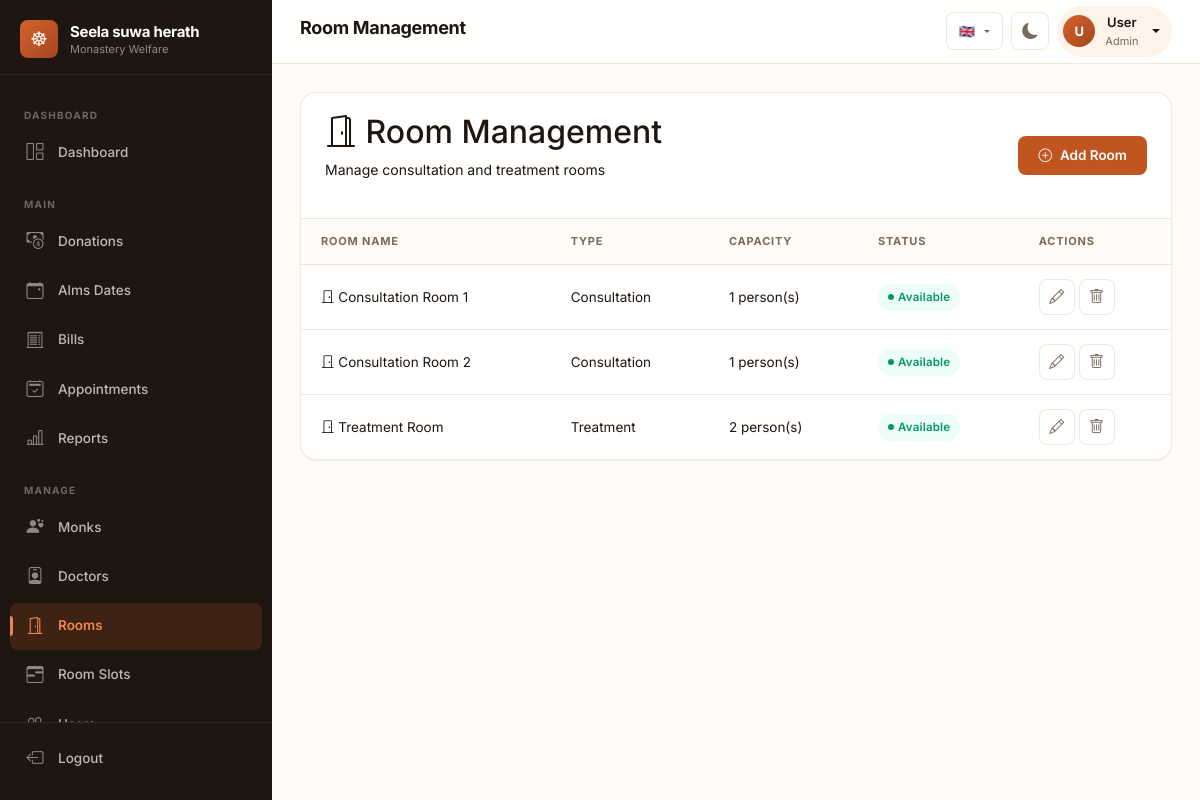
The page /pages/room_management.php on the database its author committed.
### tables this page shows
CREATE TABLE rooms (
    room_id INT PRIMARY KEY AUTO_INCREMENT,
    name VARCHAR(100) NOT NULL UNIQUE,
    type VARCHAR(50) COMMENT 'Consultation, Treatment, etc.',
    capacity INT DEFAULT 1,
    status ENUM('available', 'occupied', 'maintenance') DEFAULT 'available',
    created_at TIMESTAMP DEFAULT CURRENT_TIMESTAMP,
    INDEX idx_status (status)
);

### pages/room_management.php (the view, shortened to what this page needs)
<?php
$servername = "localhost";
$dbusername = "root";
$db_password = "";
$dbname = "monastery_healthcare";
$con = new mysqli($servername, $dbusername, $db_password, $dbname);
$rooms_res = $con->query("SELECT * FROM rooms ORDER BY name ASC");
$status_colors = [
    'available' => 'success',
    'occupied' => 'warning',
    'maintenance' => 'danger'
];
?>
<!DOCTYPE html>
<html>
<head>    <title>Room Management - Seela Suwa Herath Bikshu Gilan Arana</title>
    <link href="https://cdn.jsdelivr.net/npm/bootstrap@5.3.3/dist/css/bootstrap.min.css" rel="stylesheet">
    <link rel="stylesheet" href="https://cdn.jsdelivr.net/npm/bootstrap-icons@1.11.1/font/bootstrap-icons.css">
</head>
<body>
<?php include ROOT_PATH . 'includes/navbar.php'; ?>
    <div class="modern-table-wrapper">
        <div class="modern-table-header">
            <div>
                <h2><i class="bi bi-door-open"></i> Room Management</h2>
                <p>Manage consultation and treatment rooms</p>
            </div>
            <button class="btn-modern btn-primary-modern" data-bs-toggle="modal" data-bs-target="#addModal">
                <i class="bi bi-plus-circle"></i> Add Room
            </button>
        </div>
        <div class="table-responsive-modern">
            <table class="modern-table">
                <thead>
                    <tr>
                        <th>Room Name</th>
                        <th>Type</th>
                        <th>Capacity</th>
                        <th>Status</th>
                        <th>Actions</th>
                    </tr>
                </thead>
                <tbody>
                    <?php while($row = $rooms_res->fetch_assoc()): ?>
                        <tr>
                            <td><i class="bi bi-door-closed"></i> <?= htmlspecialchars($row['name']) ?></td>
                            <td><?= htmlspecialchars($row['type']) ?></td>
                            <td><?= $row['capacity'] ?> person(s)</td>
                            <td><span class="badge-modern badge-<?= $status_colors[$row['status']] ?> badge-dot"><?= ucfirst($row['status']) ?></span></td>
                            <td>
                                <button class="btn-icon" data-bs-toggle="modal" data-bs-target="#editModal<?= $row['room_id'] ?>" title="Edit">
                                    <i class="bi bi-pencil"></i>
                                </button>
                                <button class="btn-icon danger" data-bs-toggle="modal" data-bs-target="#deleteModal<?= $row['room_id'] ?>" title="Delete">
                                    <i class="bi bi-trash"></i>
                                </button>
                            </td>
                        </tr>
                    <?php endwhile; ?>
                </tbody>
            </table>
        </div>
    </div>
<?php include ROOT_PATH . 'includes/footer.php'; ?>
</body>
</html>

### rows shown on the page
rooms: name "Consultation Room 1", type "Consultation", capacity "1", status "Available"
rooms: name "Consultation Room 2", type "Consultation", capacity "1", status "Available"
rooms: name "Treatment Room", type "Treatment", capacity "2", status "Available"

### other values the page prints
__('dashboard') "DASHBOARD"
__('dashboard') "Dashboard"
__('donations') "Donations"
__('bills') "Bills"
__('appointments') "Appointments"
__('reports') "Reports"
__('manage') "MANAGE"
__('monks') "Monks"
__('doctors') "Doctors"
__('rooms') "Rooms"
__('room_slots') "Room Slots"
__('logout') "Logout"
$pageTitle "Room Management"
$userInitial "U"
$userName "User"
